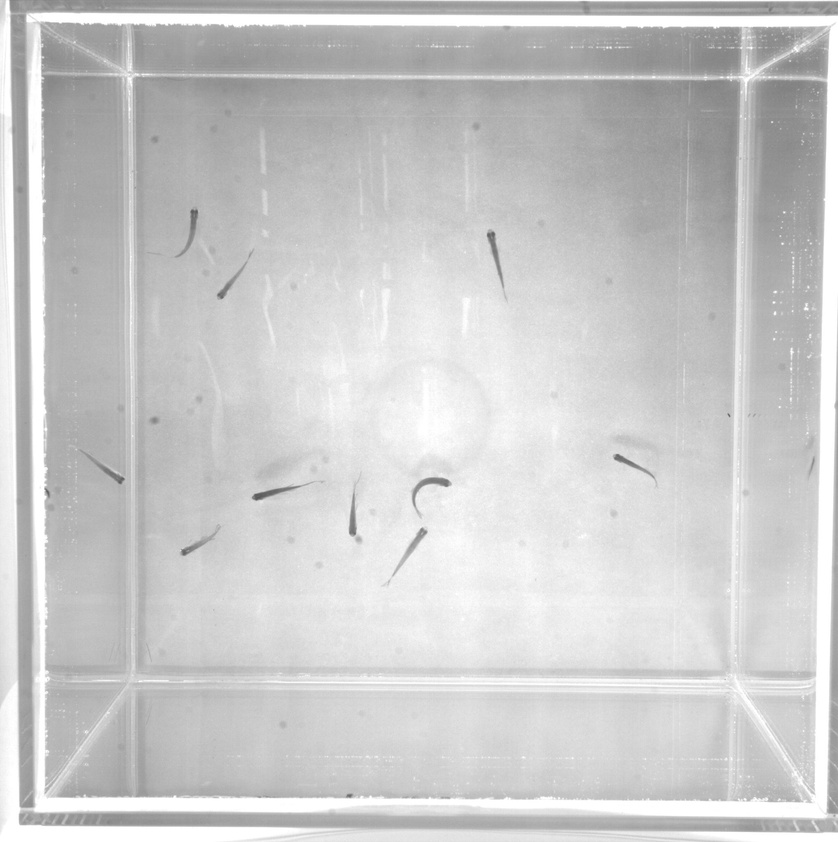
%> input picture MatLab/Data/example2.jpg, 838 x 842 px, shrunk from 2040 x 2048 before the run
$ octave ImageProcessingPresentation.m   (GNU Octave 9; MATLAB toolbox functions it lacks are replaced by stand-ins)
%> lines starting %> are read from the running program, lines starting %| are printed output that depends on the picture; in (x1, y1, x2, y2) boxes, pixels count from 0 and x2, y2 are one past the last pixel; in counts of white or black regions, pixels touching at a corner belong together; the program's own positions count from 1
%% Zebrafish Detection Demonstration
%% Maxwell Greene

%Parameters
backDif    = 25; %Background difference
noiseSize  = 5;  %Size of particles to keep
medFiltRad = 15; %Radius to evaluate median filter
skelSize   = 20; %Size to evaluate skeleton
%% Import Image

image = imread('Data/example2.jpg');
%> image is the input picture: size 842x838 uint8; min 87, max 255, mean 202.3
background = imread('Data/backGround.jpg');
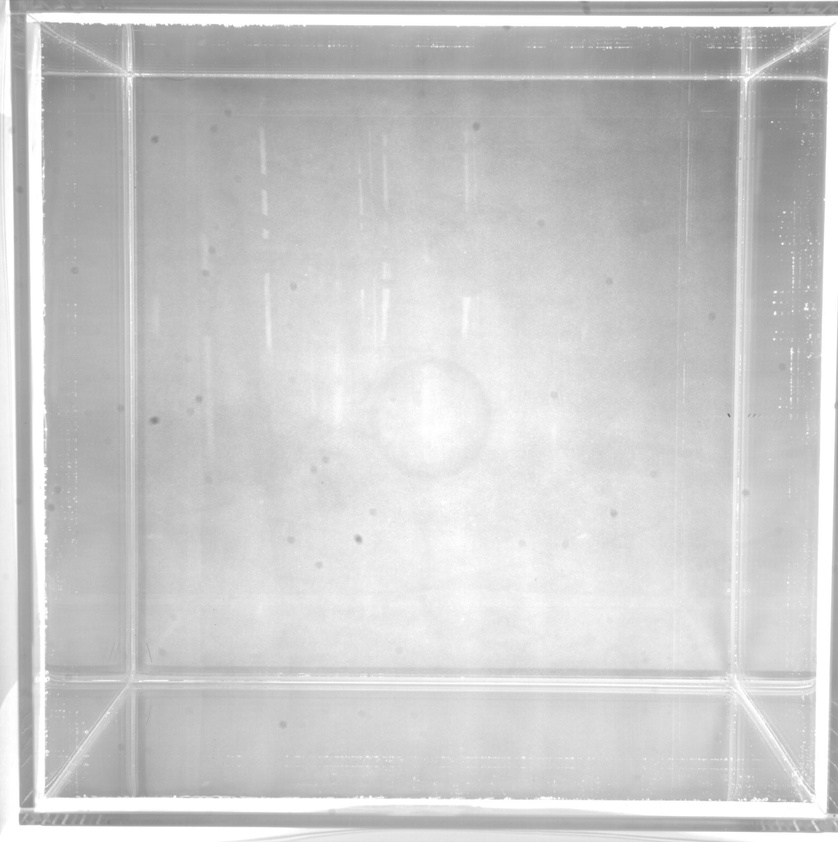
%> input picture MatLab/Data/backGround.jpg, 838 x 842 px, shrunk from 2040 x 2048 before the run
%> background is the input picture: size 842x838 uint8; min 107, max 255, mean 202.8
%% Show Background & Image

imshowpair(background,image,'montage');
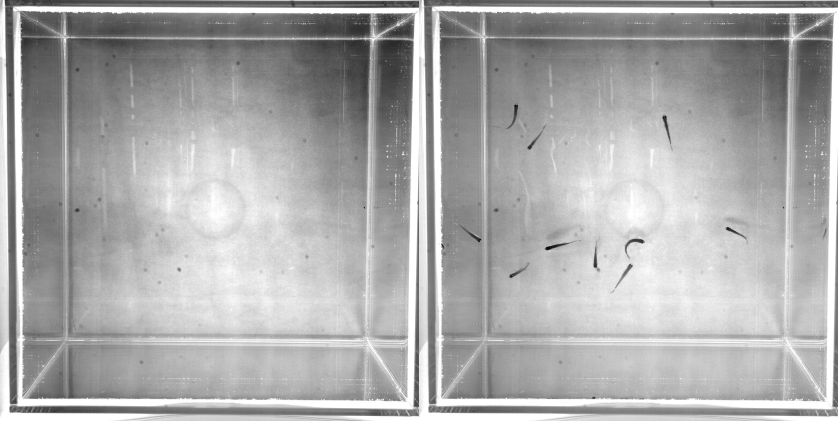
%> displayed picture: size 842x1676, on the screen's scale of 0 to 255 (shown at 1/2 size); min 0, max 255, mean 170
%% Subtract Background & Fill holes
%%
image1 = background(:,:) - image(:,:) > backDif;
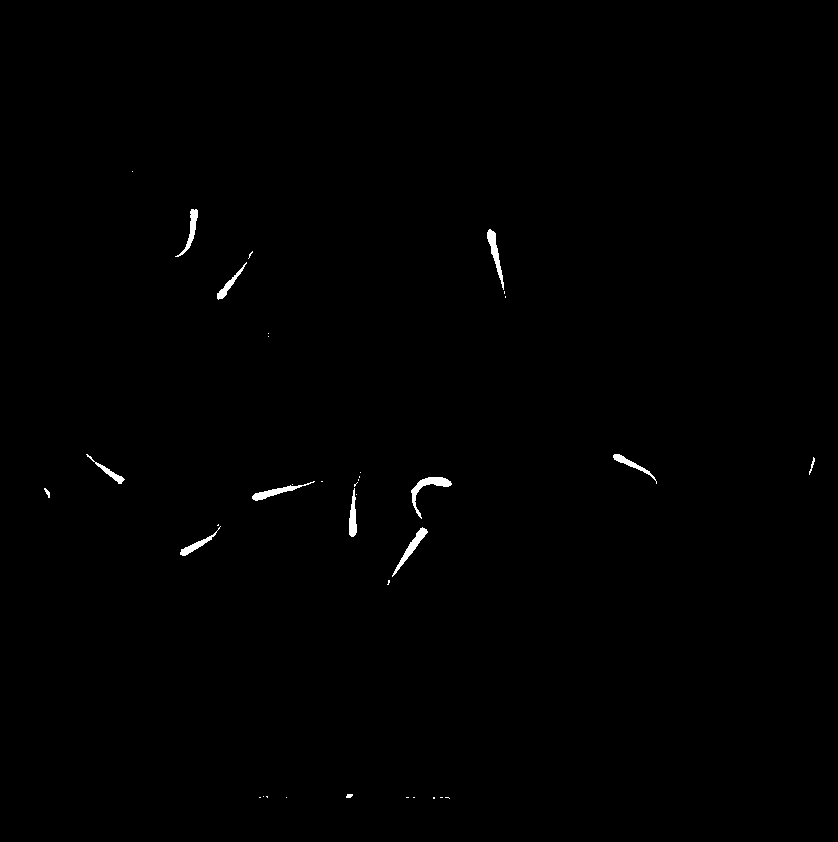
%> image1: size 842x838 logical; 0.41% white; 37 white regions (24 under 20 px), largest, box (x1, y1, x2, y2) and area: (411, 477, 452, 519) 393, (392, 527, 428, 577) 332, (487, 229, 504, 290) 322
image2 = imfill(image1,'holes');
imshowpair(image,image2,'montage');
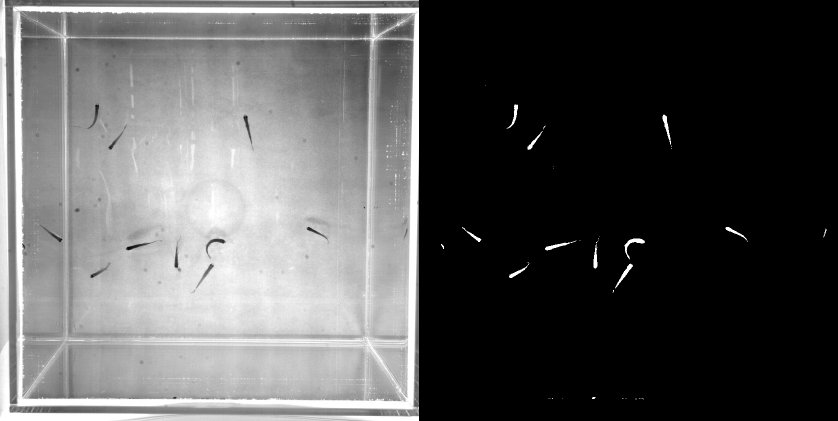
%> displayed picture: size 842x1676, on the screen's scale of 0 to 255 (shown at 1/2 size); min 0, max 255, mean 88
%% Show a histogram of subtracted image contents
%%
imhist(image);
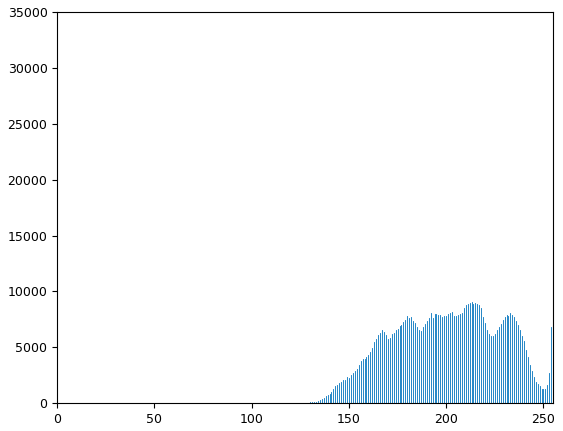
%> figure redrawn from the program's plot data; highest point at x = 255, y = 30093
%% Remove Small Objects

image3 = bwareaopen(image2,noiseSize);
imshowpair(image2,image3,'montage');
image4 = medfilt2(image3,[medFiltRad,medFiltRad]);
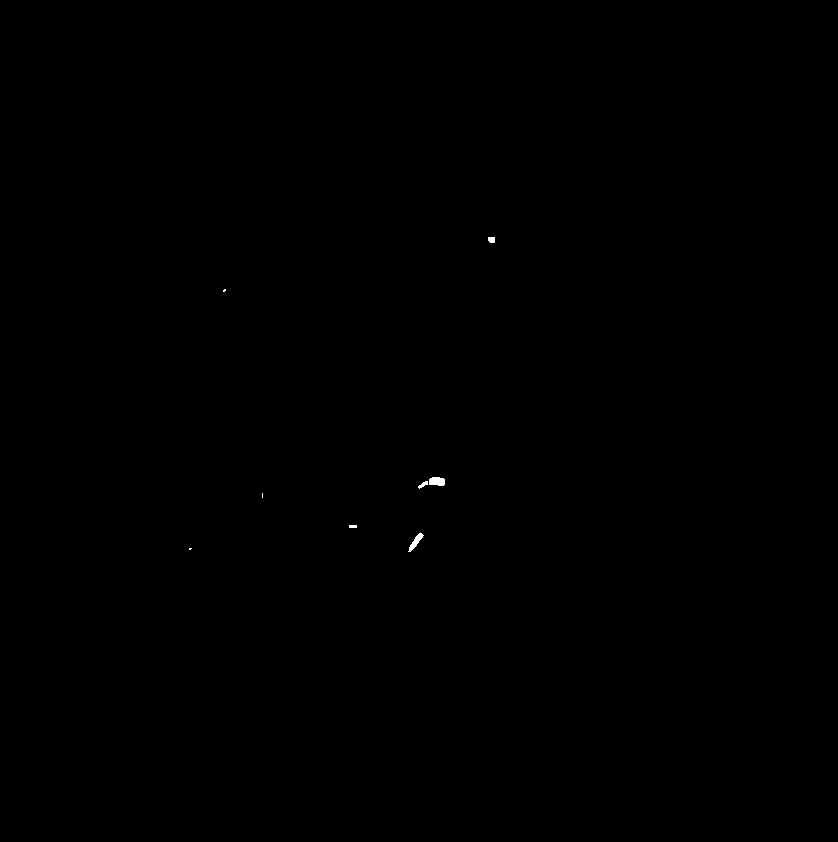
%> image4: size 842x838 logical; 0.05% white; 8 white regions (3 under 20 px), largest, box (x1, y1, x2, y2) and area: (429, 477, 445, 486) 124, (408, 533, 424, 552) 109, (488, 237, 495, 243) 39, (418, 481, 428, 489) 38, (349, 525, 357, 528) 24
imshowpair(image3,image4,'montage');
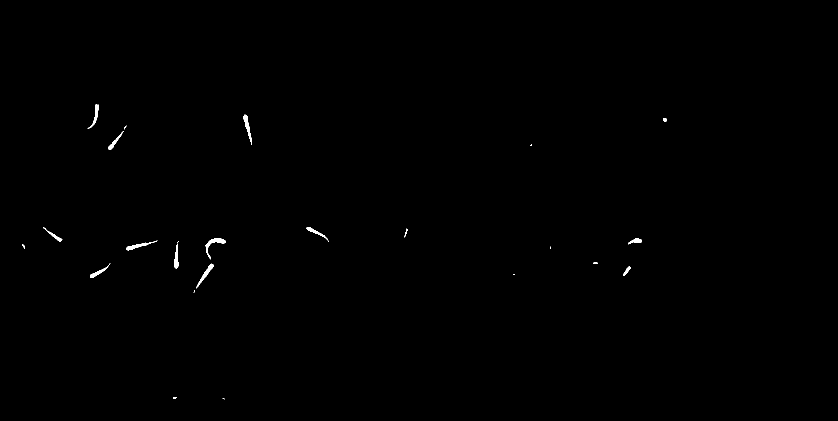
%> displayed picture: size 842x1676, on the screen's scale of 0 to 255 (shown at 1/2 size); 0.22% white; 25 white regions (7 under 20 px), largest, box (x1, y1, x2, y2) and area: (411, 477, 452, 519) 393, (392, 527, 428, 577) 332, (487, 229, 504, 290) 322
%% Mark Out Skeleton
%%
%> (the run ends here)
